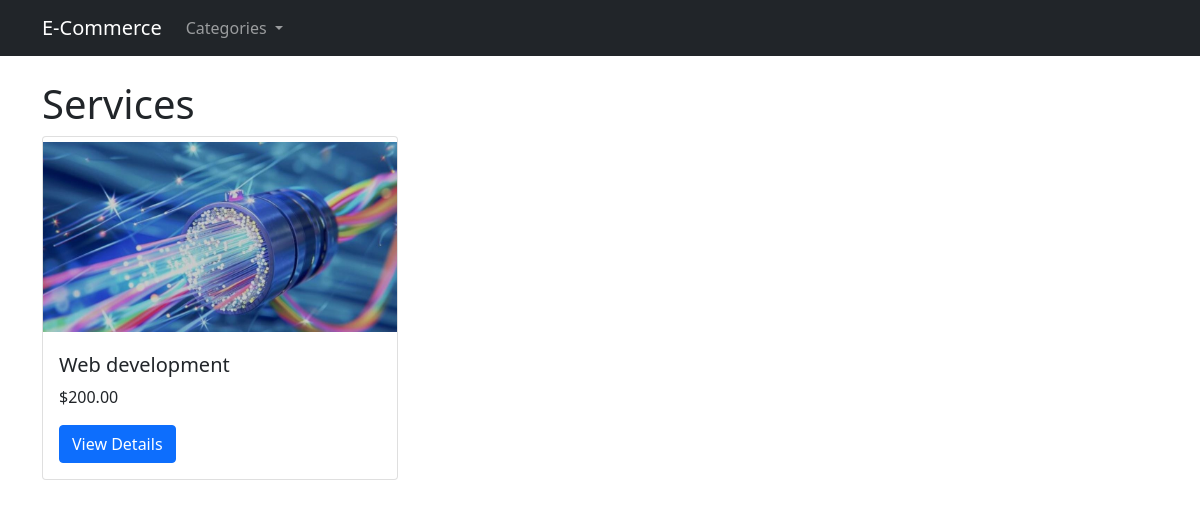
Page /services/ on the committed database.
### store/models.py (models this page shows, shortened)
class Category(models.Model):
    name = models.CharField(max_length=100)
    slug = models.SlugField(max_length=100, unique=True)
    class Meta:
        verbose_name_plural = 'categories'
    def get_absolute_url(self):
        return reverse('store:product_list_by_category', args=[self.slug])

class Product(models.Model):
    category = models.ForeignKey(Category, related_name='products', on_delete=models.CASCADE)
    title = models.CharField(max_length=150)
    slug = models.SlugField(max_length=150, unique=True)
    description = models.TextField()
    image = models.ImageField(upload_to='products/', default='products/default.png')
    price = models.DecimalField(max_digits=10, decimal_places=2)
    available = models.BooleanField(default=True)
    created = models.DateTimeField(auto_now_add=True)
    updated = models.DateTimeField(auto_now=True)
    class Meta:
        ordering = ('-created',)
    def get_absolute_url(self):
        return reverse('store:product_detail', args=[self.id, self.slug])

### store/views.py (the view)
# urls.py: path('', views.product_list, name='product_list'),
def product_list(request, category_slug=None):
    category = None
    categories = Category.objects.all()
    products = Product.objects.filter(available=True)
    if category_slug:
        category = get_object_or_404(Category, slug=category_slug)
        products = products.filter(category=category)
    return render(request, 'store/product/list.html', {
        'category': category,
        'categories': categories,
        'products': products
    })

### store/templates/store/product/list.html (shortened to what this page needs)
{% extends "store/base.html" %}
{% block content %}
    <h1>{% if category %}{{ category.name }}{% else %}Products{% endif %}</h1>
    <div class="row">
        {% for product in products %}
            <div class="col-md-4 mb-4">
                <div class="card h-100">
                    <img src="{{ product.image.url }}" class="card-img-top" alt="{{ product.title }}" style="height: 200px; object-fit: contain;">
                    <div class="card-body">
                        <h5 class="card-title">{{ product.title }}</h5>
                        <p class="card-text">${{ product.price }}</p>
                        <a href="{{ product.get_absolute_url }}" class="btn btn-primary">View Details</a>
                    </div>
                </div>
            </div>
        {% empty %}
            <div class="col-12">
                <p>No products available.</p>
            </div>
        {% endfor %}
    </div>
{% endblock %}

### rows in the picture
Category: name "Services"
Product: image (picture), title "Web development", price "200.00"
